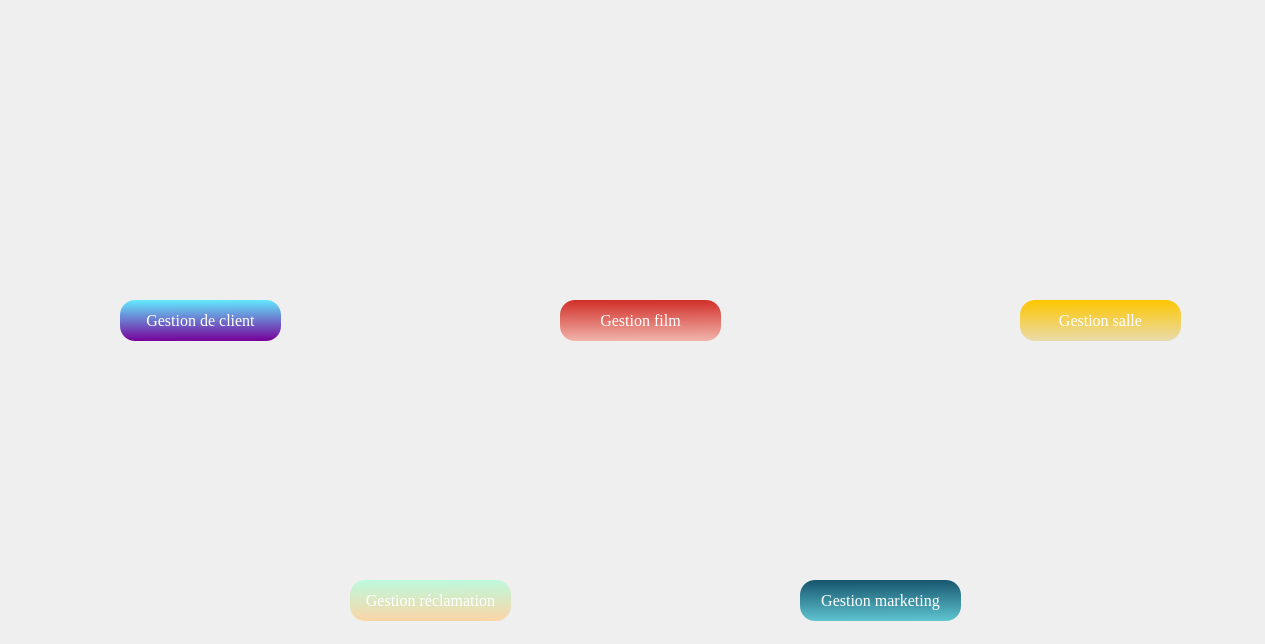
<?xml version="1.0" encoding="UTF-8"?>
<ui version="4.0">
 <class>Dialog</class>
 <widget class="QDialog" name="Dialog">
  <property name="geometry">
   <rect>
    <x>0</x>
    <y>0</y>
    <width>1265</width>
    <height>644</height>
   </rect>
  </property>
  <property name="windowTitle">
   <string>Dialog</string>
  </property>
  <widget class="QLabel" name="label_2">
   <property name="geometry">
    <rect>
     <x>110</x>
     <y>110</y>
     <width>171</width>
     <height>171</height>
    </rect>
   </property>
   <property name="text">
    <string/>
   </property>
   <property name="pixmap">
    <pixmap>../ProjetQT_Image/client1.png</pixmap>
   </property>
  </widget>
  <widget class="QPushButton" name="pushButton">
   <property name="geometry">
    <rect>
     <x>120</x>
     <y>300</y>
     <width>161</width>
     <height>41</height>
    </rect>
   </property>
   <property name="font">
    <font>
     <family>Times New Roman</family>
     <pointsize>12</pointsize>
     <weight>50</weight>
     <italic>false</italic>
     <bold>false</bold>
    </font>
   </property>
   <property name="styleSheet">
    <string notr="true">/*background-color:#C70039;
color:white;*/
QPushButton
{
background : qlineargradient(spread:pad, x1:0.467, y1:0, x2:0.482, y2:1, stop:0 rgba(98, 234, 255, 255), stop:1 rgba(119, 0, 153, 255));
border-radius:15px;
color:white;
}
QPushButton:hover
{
background:qlineargradient(spread:pad, x1:0.457286, y1:0.381, x2:0.508, y2:1, stop:0 rgba(119, 0, 153, 255), stop:1 rgba(98, 234, 255, 255))
}</string>
   </property>
   <property name="text">
    <string>Gestion de client</string>
   </property>
   <property name="icon">
    <iconset>
     <normaloff>../ProjetQT_Image/client1.png</normaloff>../ProjetQT_Image/client1.png</iconset>
   </property>
  </widget>
  <widget class="QLabel" name="label_3">
   <property name="geometry">
    <rect>
     <x>550</x>
     <y>110</y>
     <width>191</width>
     <height>181</height>
    </rect>
   </property>
   <property name="text">
    <string/>
   </property>
   <property name="pixmap">
    <pixmap>../ProjetQT_Image/salle1.png</pixmap>
   </property>
  </widget>
  <widget class="QLabel" name="label_4">
   <property name="geometry">
    <rect>
     <x>1000</x>
     <y>110</y>
     <width>191</width>
     <height>181</height>
    </rect>
   </property>
   <property name="text">
    <string/>
   </property>
   <property name="pixmap">
    <pixmap>../ProjetQT_Image/film_ticket1.png</pixmap>
   </property>
  </widget>
  <widget class="QLabel" name="label_5">
   <property name="geometry">
    <rect>
     <x>320</x>
     <y>360</y>
     <width>211</width>
     <height>211</height>
    </rect>
   </property>
   <property name="text">
    <string/>
   </property>
   <property name="pixmap">
    <pixmap>../ProjetQT_Image/reclamation1.png</pixmap>
   </property>
  </widget>
  <widget class="QLabel" name="label_6">
   <property name="geometry">
    <rect>
     <x>790</x>
     <y>390</y>
     <width>191</width>
     <height>181</height>
    </rect>
   </property>
   <property name="text">
    <string/>
   </property>
   <property name="pixmap">
    <pixmap>../ProjetQT_Image/marketing1.png</pixmap>
   </property>
  </widget>
  <widget class="QPushButton" name="pushButton_2">
   <property name="geometry">
    <rect>
     <x>560</x>
     <y>300</y>
     <width>161</width>
     <height>41</height>
    </rect>
   </property>
   <property name="font">
    <font>
     <family>Times New Roman</family>
     <pointsize>12</pointsize>
     <weight>50</weight>
     <italic>false</italic>
     <bold>false</bold>
    </font>
   </property>
   <property name="styleSheet">
    <string notr="true">/*background-color:#C70039;
color:white;*/
QPushButton
{
background : qlineargradient(spread:pad, x1:0.467, y1:0, x2:0.482, y2:1, stop:0 rgba(209, 46, 40, 255), stop:1 rgba(241, 181, 172, 255));
border-radius:15px;
color:white;
}
QPushButton:hover
{
background:qlineargradient(spread:pad, x1:0.457286, y1:0.381, x2:0.508, y2:1, stop:0 rgba(241, 181, 172, 255), stop:1 rgba(209, 46, 40, 255))
}</string>
   </property>
   <property name="text">
    <string>Gestion film</string>
   </property>
   <property name="icon">
    <iconset>
     <normaloff>../ProjetQT_Image/salle1.png</normaloff>../ProjetQT_Image/salle1.png</iconset>
   </property>
  </widget>
  <widget class="QPushButton" name="pushButton_3">
   <property name="geometry">
    <rect>
     <x>1020</x>
     <y>300</y>
     <width>161</width>
     <height>41</height>
    </rect>
   </property>
   <property name="font">
    <font>
     <family>Times New Roman</family>
     <pointsize>12</pointsize>
     <weight>50</weight>
     <italic>false</italic>
     <bold>false</bold>
    </font>
   </property>
   <property name="styleSheet">
    <string notr="true">/*background-color:#C70039;
color:white;*/
QPushButton
{
background : qlineargradient(spread:pad, x1:0.467, y1:0, x2:0.482, y2:1, stop:0 rgba(253, 198, 0, 255), stop:1 rgba(233, 219, 171, 255));
border-radius:15px;
color:white;
}
QPushButton:hover
{
background:qlineargradient(spread:pad, x1:0.457286, y1:0.381, x2:0.508, y2:1, stop:0 rgba(233, 219, 171, 255), stop:1 rgba(253, 198, 0, 255))
}</string>
   </property>
   <property name="text">
    <string>Gestion salle</string>
   </property>
   <property name="icon">
    <iconset>
     <normaloff>../ProjetQT_Image/film_ticket1.png</normaloff>../ProjetQT_Image/film_ticket1.png</iconset>
   </property>
  </widget>
  <widget class="QPushButton" name="pushButton_4">
   <property name="geometry">
    <rect>
     <x>350</x>
     <y>580</y>
     <width>161</width>
     <height>41</height>
    </rect>
   </property>
   <property name="font">
    <font>
     <family>Times New Roman</family>
     <pointsize>12</pointsize>
     <weight>50</weight>
     <italic>false</italic>
     <bold>false</bold>
    </font>
   </property>
   <property name="styleSheet">
    <string notr="true">/*background-color:#C70039;
color:white;*/
QPushButton
{
background : qlineargradient(spread:pad, x1:0.467, y1:0, x2:0.482, y2:1, stop:0 rgba(189, 249, 221, 255), stop:1 rgba(251, 213, 166, 255));
border-radius:15px;
color:white;
}
QPushButton:hover
{
background:qlineargradient(spread:pad, x1:0.457286, y1:0.381, x2:0.508, y2:1, stop:0 rgba(251, 213, 166, 255), stop:1 rgba(189, 249, 221, 255))
}</string>
   </property>
   <property name="text">
    <string>Gestion réclamation</string>
   </property>
   <property name="icon">
    <iconset>
     <normaloff>../ProjetQT_Image/reclamation1.png</normaloff>../ProjetQT_Image/reclamation1.png</iconset>
   </property>
  </widget>
  <widget class="QPushButton" name="pushButton_5">
   <property name="geometry">
    <rect>
     <x>800</x>
     <y>580</y>
     <width>161</width>
     <height>41</height>
    </rect>
   </property>
   <property name="font">
    <font>
     <family>Times New Roman</family>
     <pointsize>12</pointsize>
     <weight>50</weight>
     <italic>false</italic>
     <bold>false</bold>
    </font>
   </property>
   <property name="styleSheet">
    <string notr="true">/*background-color:#C70039;
color:white;*/
QPushButton
{
background : qlineargradient(spread:pad, x1:0.467, y1:0, x2:0.482, y2:1, stop:0 rgba(22, 85,110, 255), stop:1 rgba(95, 196, 208, 255));
border-radius:15px;
color:white;
}
QPushButton:hover
{
background:qlineargradient(spread:pad, x1:0.457286, y1:0.381, x2:0.508, y2:1, stop:0 rgba(95, 196, 208, 255), stop:1 rgba(22, 85,110, 255))
}</string>
   </property>
   <property name="text">
    <string>Gestion marketing</string>
   </property>
   <property name="icon">
    <iconset>
     <normaloff>../ProjetQT_Image/marketing1.png</normaloff>../ProjetQT_Image/marketing1.png</iconset>
   </property>
  </widget>
  <widget class="QLabel" name="label">
   <property name="geometry">
    <rect>
     <x>-4</x>
     <y>2</y>
     <width>1281</width>
     <height>621</height>
    </rect>
   </property>
   <property name="text">
    <string/>
   </property>
   <property name="pixmap">
    <pixmap>../ProjetQT_Image/back.png</pixmap>
   </property>
  </widget>
  <zorder>label</zorder>
  <zorder>label_2</zorder>
  <zorder>pushButton</zorder>
  <zorder>label_3</zorder>
  <zorder>label_4</zorder>
  <zorder>label_5</zorder>
  <zorder>label_6</zorder>
  <zorder>pushButton_2</zorder>
  <zorder>pushButton_3</zorder>
  <zorder>pushButton_4</zorder>
  <zorder>pushButton_5</zorder>
 </widget>
 <resources/>
 <connections/>
</ui>
